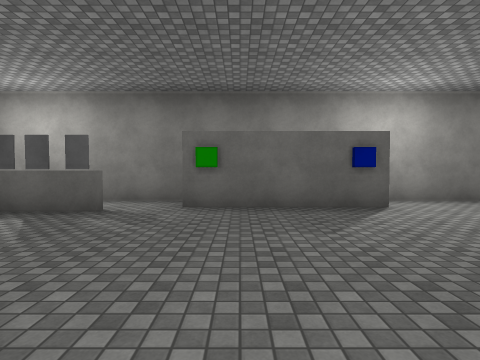
View 1 (above)

12 first-person views from a walk through a Unity game level. The camera is 1.4 m above the floor, tilts 2° down and sees 80° across. The floor is counted in squares, 2 m on a side. Each view is taken from the middle of a square. On the plan, view 1 faces up. The plan holds only what a view shows up to about 10 squares ahead; the rest is blank. The place goes on beyond the plan. The player character is not drawn. Surface patterns are stand-ins for the level's own textures.

View 2
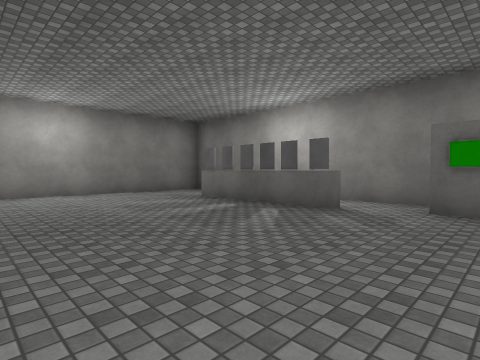

View 3
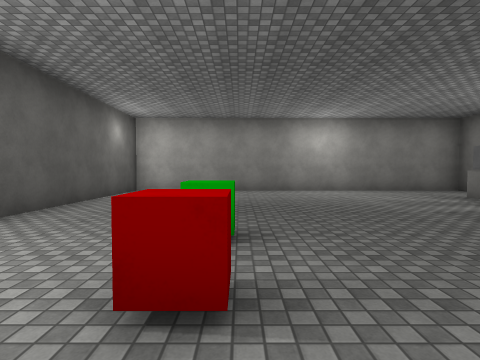

View 4
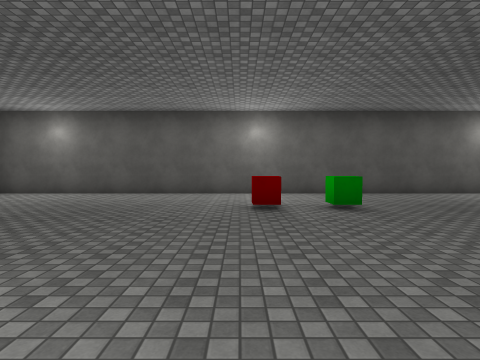

View 5
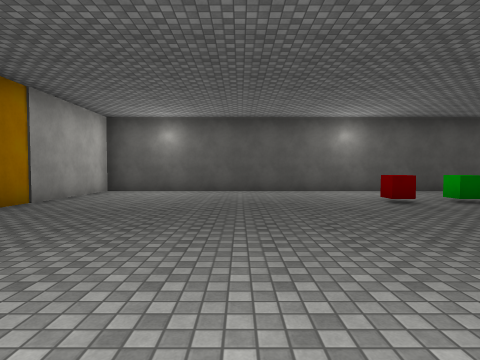

View 6
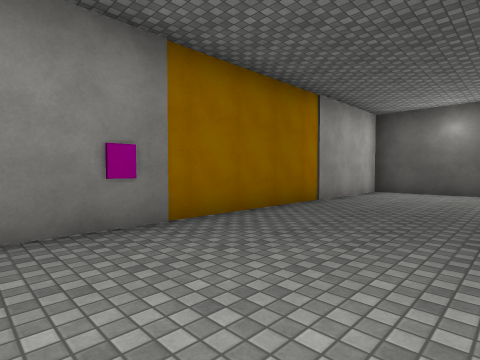

View 7
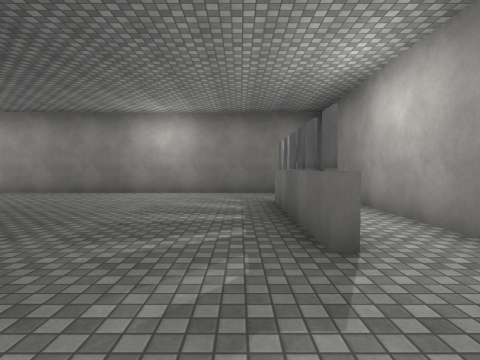

View 8
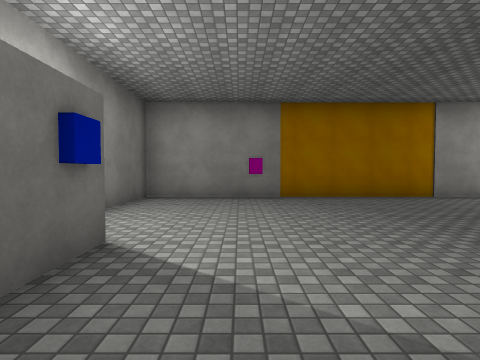

View 9
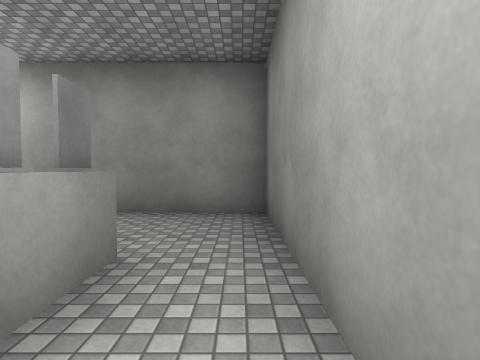

View 10
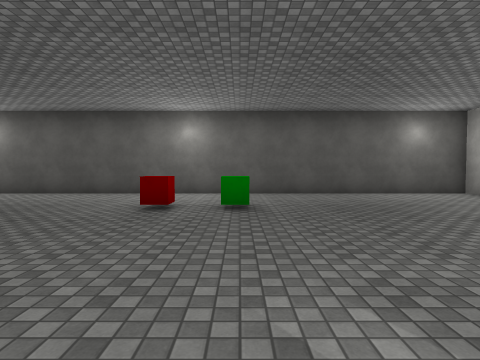

View 11
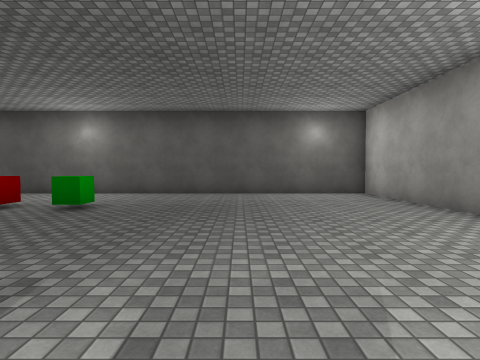

View 12
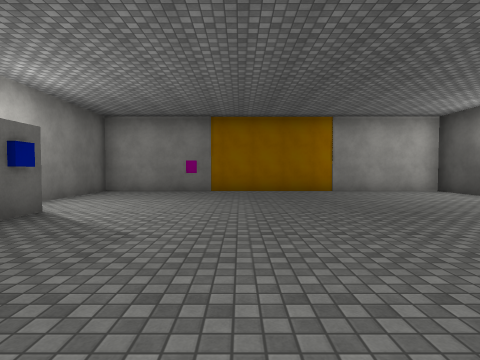

### Floor plan
Points are (right, up) in squares from view 1. A wall is a line through its corners. A room is listed if a view was taken in it or the views show most of it. See-through windows are left out.
Room 1 (views 1, 2, 3, 4, 5, 6, 7, 8, 10, 11, 12)
walls: (-2.4, 4.8) (-6.4, 4.8); (2.9, 5.3) (-1.1, 5.3); (-1.2, 6.4) (-2.4, 6.4); (-8.7, 5.4) (-8.7, -4.5) (7.4, -4.5) (7.4, 6.4) (3.2, 6.4)
ways out: opening at (-7.5, 5) to room 2; opening at (-2, 6) to room 2
objects: green cube (-2, -1); red cube (0, -1)
Room 2 (view 9)
walls: (-6.4, 5) (-5.1, 5); (-2.4, 6.4) (-8.7, 6.4) (-8.7, 5.4)
ways out: opening at (-7.5, 5) to room 1; opening at (-2, 6) to room 1

Where each view was taken, in squares from view 1:
view 1: 0 up, 0 right, facing up
view 2: 0 up, 0 right, facing up-left
view 3: 1 down, 1 right, facing left
view 4: 4 up, 0 right, facing down
view 5: 5 up, 3 right, facing down
view 6: 5 up, 4 right, facing down-right
view 7: 4 up, 0 right, facing left
view 8: 4 up, 0 right, facing right
view 9: 6 up, 4 left, facing left
view 10: 4 up, 2 left, facing down
view 11: 4 up, 5 left, facing down
view 12: 2 up, 2 left, facing right
